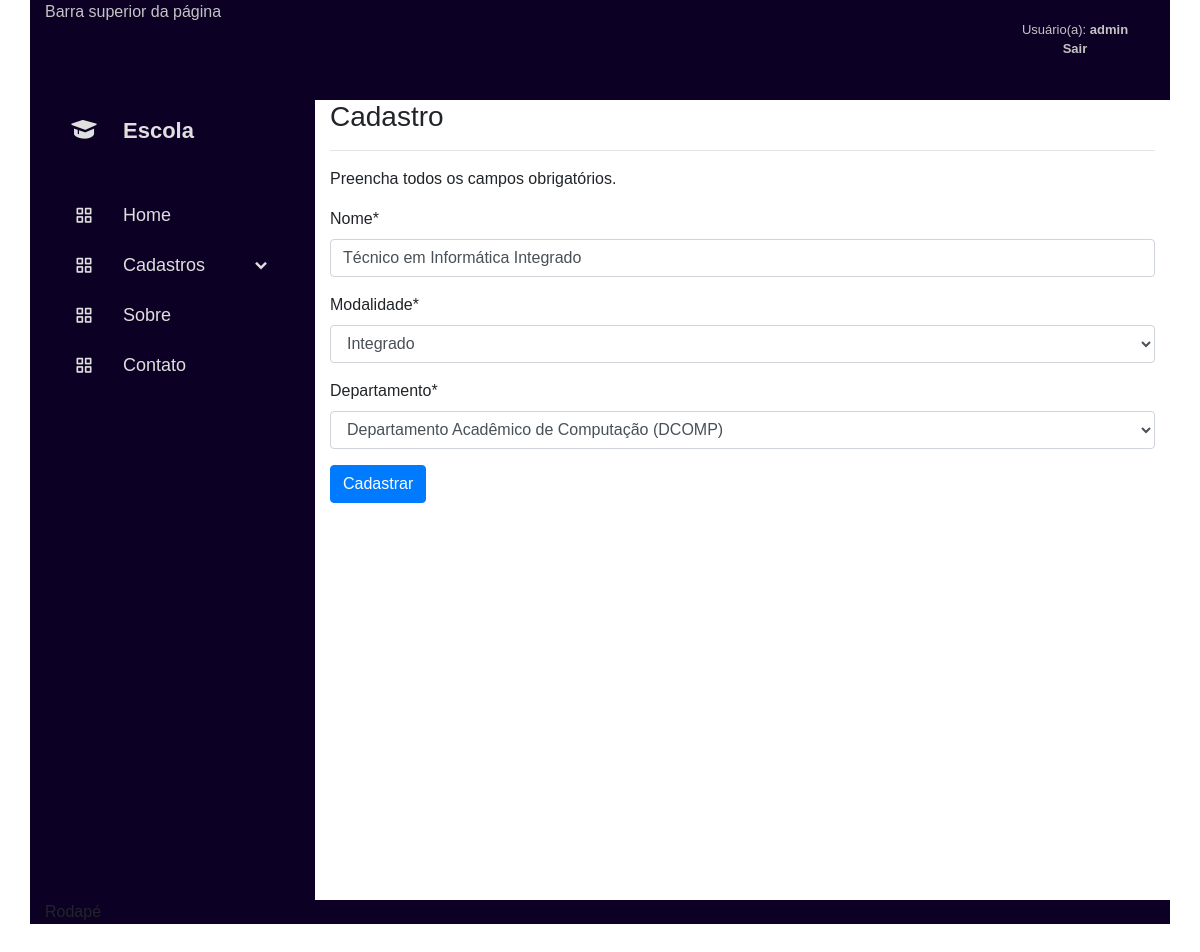
The page /editar/curso/1/ (signed in) on the database its author committed.
### cadastros/models.py (models this page shows, shortened)
class Curso(models.Model):
    nome = models.CharField(max_length=100)
    modalidade = models.CharField(max_length=3, choices=MODALIDADE_CURSO)
    departamento = models.ForeignKey(Departamento, on_delete=models.PROTECT)

class Departamento(models.Model):
    nome = models.CharField(max_length=100)
    sigla = models.CharField(max_length=5)
    def __str__(self):
        return "{} ({})".format(self.nome, self.sigla)

### cadastros/views.py (the view)
class CursoUpdate(LoginRequiredMixin, UpdateView):
    model = Curso
    fields = ['nome', 'modalidade', 'departamento']
    template_name = 'cadastros/form.html'
    success_url = reverse_lazy('listar-curso')
    login_url = reverse_lazy('login')

### cadastros/templates/cadastros/form.html (shortened to what this page needs)
{% extends 'paginas/template.html' %}
{% load static %}
{% load crispy_forms_tags %}
{% block conteudo %}
<h3>Cadastro</h3>
<hr>
<p>Preencha todos os campos obrigatórios.</p>
<form action="" method="POST">
    {{ form|crispy }}
    <button type="submit" class="btn btn-primary">
        Cadastrar
    </button>
</form>
{% endblock %}

### paginas/templates/paginas/template.html (shortened to what this page needs)
{% load static %}
<!DOCTYPE html>
<html lang="pt-br">
<head>
    <link href='https://unpkg.com/boxicons@2.1.4/css/boxicons.min.css' rel='stylesheet'>
    <link rel="stylesheet" href="{% static 'css/style.css' %}">
    <link rel="stylesheet" href="https://cdn.jsdelivr.net/npm/bootstrap@4.6.2/dist/css/bootstrap.min.css">
</head>
<body>
    <div class="container">
        <div class="row">
            <div class="col-md-10 col-lg-10 superior">
                Barra superior da página
            </div>
            <div class="col-md-2 col-lg-2 superior">
                <div class="loginlogout">
                    {% if request.user.is_authenticated %}
                    <p class="textologin"><br>
                        Usuário(a):
                        <strong>{{ user }}
                        <br>
                        <a href="{% url 'logout' %}">
                            Sair
                        </a>
                        </strong>
                    </p>
                    {% endif %}
                </div>
            </div>
        </div>
        <div class="row">
            <div class="col-md-3 col-lg-3 sidebar">
                {% block menu %}
                <a href="#" class="logo-box">
                    <i class='bx bxs-graduation'></i>
                    <div class="logo-name">Escola</div>
                </a>
                <ul class="sidebar-list">
                    <li>
                        <div class="title">
                            <a href="{% url 'inicio' %}" class="link">
                                <i class="bx bx-grid-alt"></i>
                                <span class="name">Home</span>
                            </a>
                        </div>
                    </li>
                    {% if request.user.is_authenticated %}
                    <li class="dropdown">
                        <div class="title">
                            <a href="#" class="link">
                                <i class="bx bx-grid-alt"></i>
                                <span class="name">Cadastros</span>
                            </a>
                            <i class="bx bxs-chevron-down"></i>
                        </div>
                    </li>
                    {% endif %}
                    <li>
                        <div class="title">
                            <a href="{% url 'sobre' %}" class="link">
                                <i class="bx bx-grid-alt"></i>
                                <span class="name">Sobre</span>
                            </a>
                        </div>
                    </li>
                    <li>
                        <div class="title">
                            <a href="{% url 'contato' %}" class="link">
                                <i class="bx bx-grid-alt"></i>
                                <span class="name">Contato</span>
                            </a>
                        </div>
                    </li>
                </ul>
                {% endblock %}
            </div>
            <div class="col-md-9 col-lg-9 conteudo">
                {% block conteudo %}{% endblock %}
            </div>
        </div>
        <div class="row">
            <div class="col-md-12 col-lg-12 rodape">
                Rodapé
            </div>
        </div>
    </div>
</body>
</html>

### static/css/style.css (style rules this page uses)
* { font-family: sans-serif; margin: 0; padding: 0; box-sizing: border-box; list-style: none; text-decoration: none; }
:root { --color_Blue: #3f93f1; --color_Dark1: rgb(12, 0, 36); --color_Dark2: #0a145e; --color_Light1: #dfdfdf; --color_Light2: #c4c4c4; }
.sidebar { position: relative; top: 0; left: 0; width: 280; background-color: var(--color_Dark1); transition: all .5s ease; z-index: 100; }
.sidebar a { text-decoration: none; }
.logo-box { height: 60px; width: 100%; display: flex; align-items: center; color: var(--color_Light1); transition: all .5s ease; }
.logo-box i { font-size: 30px; height: 50px; min-width: 78px; text-align: center; line-height: 50px; transition: all .5s ease; }
.logo-name { font-size: 22px; font-weight: 600; }
.sidebar-list { height: 100%; padding: 30px 0 15px 0; overflow: auto; }
.sidebar-list li { transition: all .5s ease; }
.sidebar-list li .title { display: flex; justify-content: space-between; align-items: center; transition: all .5s ease; cursor: pointer; }
.sidebar-list li .title .link { display: flex; align-items: center; }
.sidebar-list li .title i { height: 50px; min-width: 78px; text-align: center; line-height: 50px; color: var(--color_Light1); font-size: 20px; }
.sidebar-list li .title .name { font-size: 18px; font-weight: 400; color: var(--color_Light1); }
body { background-color: rgb(225, 225, 225); }
.superior { background-color: var(--color_Dark1); height: 100px; color: var(--color_Light2); }
.textologin { font-size: small; color: var(--color_Light2); text-align: center; }
.textologin a { color: var(--color_Light2); }
.conteudo { background-color: white; min-height: 800px; float: right; }
.rodape { background-color: var(--color_Dark1); clear: both; }

### rows shown on the page
Curso: nome "Técnico em Informática Integrado", modalidade "Integrado", departamento "Departamento Acadêmico de Computação (DCOMP)"

### other values the page prints
{{ user }} "admin"
